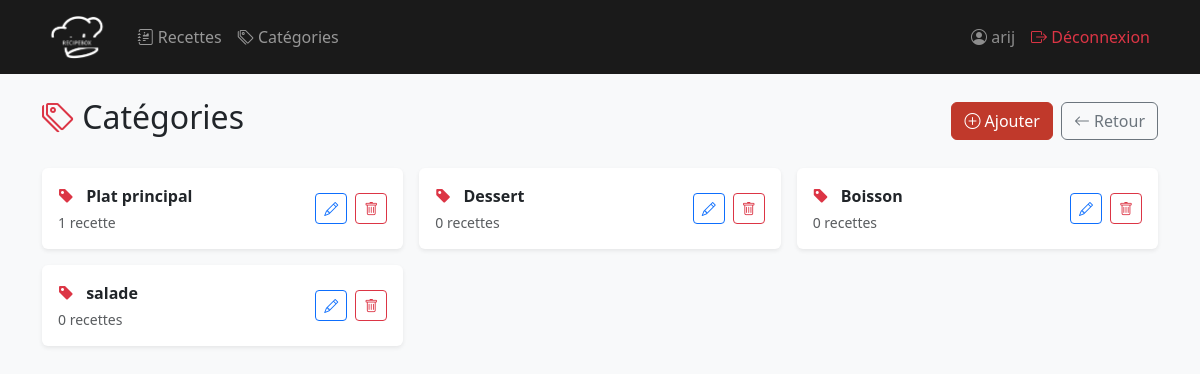
/categories/ (signed in), run on an earlier commit of the app's database.
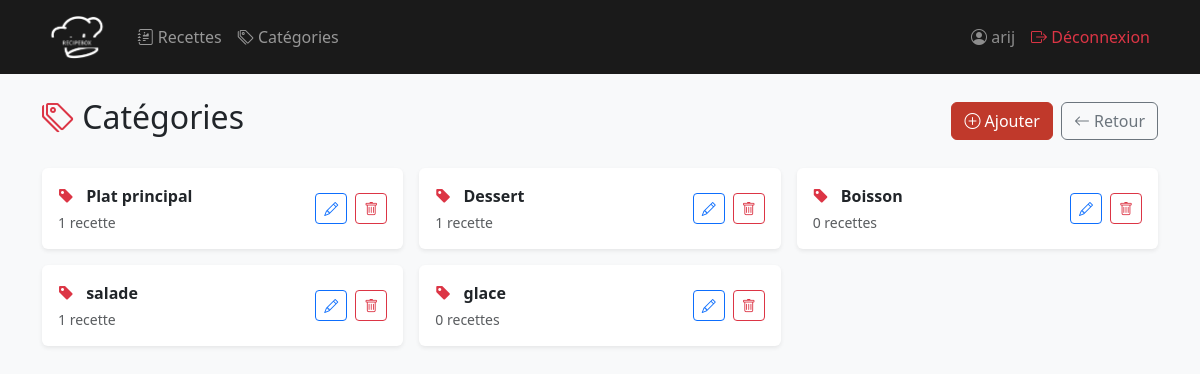
And on a later commit of the database.
### recettes/models.py (models this page shows, shortened)
class Categorie(models.Model):
    nom = models.CharField(max_length=100)
    class Meta:
        verbose_name = "Catégorie"
        verbose_name_plural = "Catégories"

### recettes/views.py (the view)
# urls.py: path('categories/', views.liste_categories, name='liste_categories'),
@login_required
def liste_categories(request):
    categories = Categorie.objects.all()
    return render(request, 'recettes/liste_categories.html', {'categories': categories})

### recettes/templates/recettes/liste_categories.html (shortened to what this page needs)
{% extends 'recettes/base.html' %}
{% load static %}
{% block content %}
<div class="d-flex justify-content-between align-items-center mb-4">
    <h2><i class="bi bi-tags text-danger"></i> Catégories</h2>
    <div class="d-flex gap-2">
        <a href="{% url 'ajouter_categorie' %}" class="btn btn-danger">
            <i class="bi bi-plus-circle"></i> Ajouter
        </a>
        <a href="{% url 'liste_recettes' %}" class="btn btn-outline-secondary">
            <i class="bi bi-arrow-left"></i> Retour
        </a>
    </div>
</div>
<div class="row g-3">
{% for c in categories %}
    <div class="col-md-4">
        <div class="card border-0 shadow-sm h-100">
            <div class="card-body d-flex align-items-center justify-content-between">
                <div>
                    <i class="bi bi-tag-fill text-danger me-2"></i>
                    <span class="fw-semibold">{{ c.nom }}</span>
                    <div class="text-muted small mt-1">
                        {{ c.recettes.count }} recette{{ c.recettes.count|pluralize }}
                    </div>
                </div>
                <div class="d-flex gap-2">
                    <a href="{% url 'modifier_categorie' c.id %}" class="btn btn-sm btn-outline-primary">
                        <i class="bi bi-pencil"></i>
                    </a>
                    <a href="{% url 'supprimer_categorie' c.id %}" class="btn btn-sm btn-outline-danger">
                        <i class="bi bi-trash"></i>
                    </a>
                </div>
            </div>
        </div>
    </div>
{% endfor %}
</div>
{% endblock %}

### recettes/templates/recettes/base.html (shortened to what this page needs)
{% load static %}
<!DOCTYPE html>
<html lang="fr">
<head>
    <link href="https://cdn.jsdelivr.net/npm/bootstrap@5.3.0/dist/css/bootstrap.min.css" rel="stylesheet">
    <link href="https://cdn.jsdelivr.net/npm/bootstrap-icons@1.11.0/font/bootstrap-icons.css" rel="stylesheet">
</head>
<body>
<nav class="navbar navbar-expand-lg navbar-dark" style="background-color: #1a1a1a;">
    <div class="container">
        <a class="navbar-brand d-flex align-items-center gap-2" href="{% url 'home' %}">
            <img src="{% static 'recettes/logo.png' %}" alt="RecipeBox logo">
        </a>
        <div class="collapse navbar-collapse" id="navbarNav">
            <ul class="navbar-nav me-auto">
                {% if user.is_authenticated %}
                <li class="nav-item">
                    <a class="nav-link" href="{% url 'liste_recettes' %}">
                        <i class="bi bi-journal-richtext"></i> Recettes
                    </a>
                </li>
                <li class="nav-item">
                    <a class="nav-link" href="{% url 'liste_categories' %}">
                        <i class="bi bi-tags"></i> Catégories
                    </a>
                </li>
                {% endif %}
            </ul>
            <ul class="navbar-nav">
                {% if user.is_authenticated %}
                <li class="nav-item">
                    <span class="nav-link text-white-50">
                        <i class="bi bi-person-circle"></i> {{ user.username }}
                    </span>
                </li>
                <li class="nav-item">
                    <a class="nav-link text-danger" href="{% url 'logout' %}">
                        <i class="bi bi-box-arrow-right"></i> Déconnexion
                    </a>
                </li>
                {% endif %}
            </ul>
        </div>
    </div>
</nav>
<div class="container mt-4">
    {% block content %}{% endblock %}
</div>
</body>
</html>

### recettes/templates/recettes/base.html (style rules this page uses)
body { background-color: #f8f9fa; }
.navbar-brand img { height: 48px; filter: brightness(0) invert(1); }
.card { transition: transform 0.2s; }
.btn-danger { background-color: #c0392b; border-color: #c0392b; }

What changed in the data, as far as the page shows it:
computed for Categorie "Dessert": recettes.count "0" → "1"
computed for Categorie "salade": recettes.count "0" → "1"
added Categorie: nom "glace", recettes.count "0"
